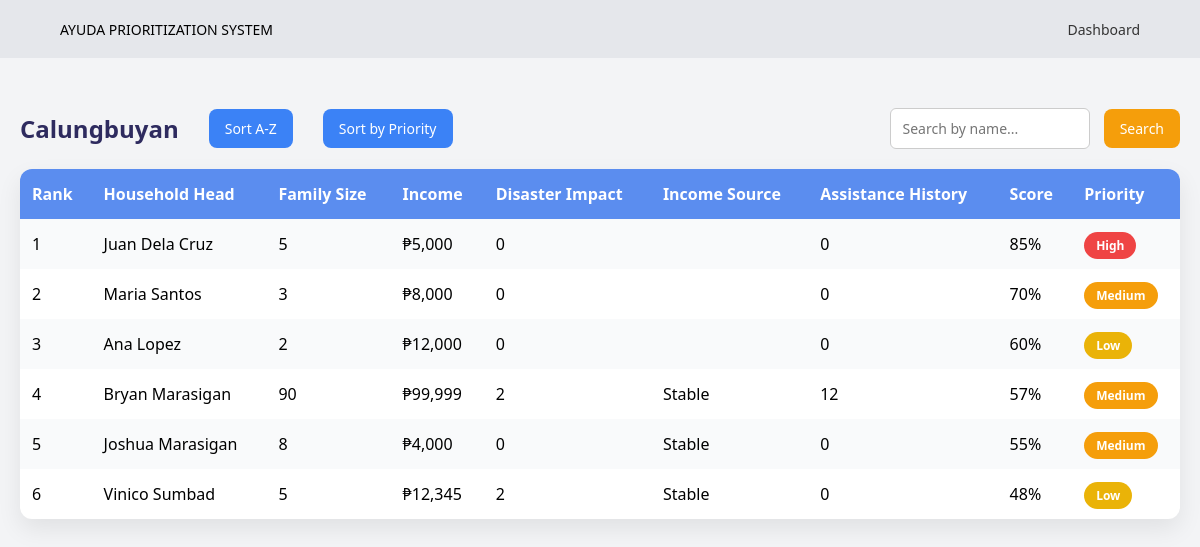
/samplehouseholds.php (signed in), run on the app's committed database.
### tables this page shows
CREATE TABLE `households` (
  `id` int(11) NOT NULL,
  `household_head` varchar(100) NOT NULL,
  `family_size` int(11) NOT NULL,
  `income` decimal(10,2) NOT NULL,
  `score` int(11) NOT NULL,
  `priority` varchar(20) NOT NULL,
  `created_at` timestamp NOT NULL DEFAULT current_timestamp(),
  `disaster_impact` int(11) NOT NULL,
  `income_source` varchar(50) NOT NULL,
  `assistance_history` int(11) NOT NULL,
  `barangay` varchar(100) NOT NULL DEFAULT 'Calungbuyan'
);

### samplehouseholds.php (the view, shortened to what this page needs)
<?php
$conn = mysqli_connect("localhost", "root", "", "ayuda_system");
if($_SESSION['role']=='MSWDO'){
    $barangay = $_GET['barangay'] ?? "Calungbuyan";
} else {
    $barangay = $_SESSION['barangay'];
}
$order = "score DESC";
$search="";
$search_query="";
$result=mysqli_query($conn,"
SELECT * FROM households h1
WHERE barangay='$barangay'
AND family_size BETWEEN 1 AND 99
AND income BETWEEN 2000 AND 100000
$search_query
AND id=(SELECT MAX(id) FROM households h2 WHERE h2.household_head=h1.household_head)
ORDER BY $order
");
?>
<!DOCTYPE html>
<html>
<head>
</head>
<body>
<div class="navbar">
<div class="logo">AYUDA PRIORITIZATION SYSTEM</div>
<nav>
<a href="<?php echo ($_SESSION['role']=='MSWDO')?'sampledashboard.php':'logout.php'; ?>"> <?php echo ($_SESSION['role']=='MSWDO')?'Dashboard':'Logout'; ?> </a>
</nav>
</div>
<div class="container">
<div class="top-bar">
<div class="left-side">
<h2 style="color:#2e2b5f;"><?php echo htmlspecialchars($barangay); ?></h2>
<a href="?barangay=<?php echo urlencode($barangay); ?>&sort=alpha" class="sort-btn">Sort A-Z</a>
<a href="?barangay=<?php echo urlencode($barangay); ?>&sort=priority" class="sort-btn">Sort by Priority</a>
</div>
<form method="GET">
<input type="text" name="search" class="search-input" placeholder="Search by name..." value="<?php echo htmlspecialchars($search); ?>">
<button type="submit" class="search-btn">Search</button>
</form>
</div>
<table>
<tr>
<th>Rank</th>
<th>Household Head</th>
<th>Family Size</th>
<th>Income</th>
<th>Disaster Impact</th>
<th>Income Source</th>
<th>Assistance History</th>
<th>Score</th>
<th>Priority</th>
</tr>
<?php
$rank=1;
while($row=mysqli_fetch_assoc($result)){
    $labelClass=($row['priority']=="High")?"label-red":(($row['priority']=="Medium")?"label-orange":"label-yellow");
    echo "<tr>
    <td>".$rank++."</td>
    <td>".htmlspecialchars($row['household_head'])."</td>
    <td>".$row['family_size']."</td>
    <td>₱".number_format($row['income'])."</td>
    <td>".$row['disaster_impact']."</td>
    <td>".$row['income_source']."</td>
    <td>".$row['assistance_history']."</td>
    <td>".round($row['score'],2)."%</td>
    <td><span class='label $labelClass'>".$row['priority']."</span></td>";
    echo "</tr>";
}
?>
</table>
</div>
</body>
</html>

### samplehouseholds.php (style rules this page uses)
* { margin:0;padding:0;box-sizing:border-box;font-family:'Segoe UI',sans-serif; }
body { background:#f3f4f6; }
.navbar { display:flex;justify-content:space-between;align-items:center;padding:18px 60px;background:#e5e7eb; }
.logo { font-size:14px;font-weight:500; }
.navbar nav a { text-decoration:none;margin-left:20px;color:#333;font-size:14px; }
.container { max-width:1200px;margin:50px auto;padding:0 20px; }
.add-btn,.sort-btn,.search-btn { display:inline-block;padding:10px 16px;border:none;border-radius:8px;color:white;text-decoration:none;font-size:14px; }
.sort-btn { background:#3b82f6;margin-left:10px; }
.search-btn { background:#f59e0b;margin-left:10px; }
.search-input { padding:10px 12px;border-radius:6px;border:1px solid #ccc;font-size:14px;width:200px;margin-left:10px; }
table { width:100%;border-collapse:collapse;background:white;border-radius:12px;overflow:hidden;margin-top:20px;box-shadow:0 10px 25px rgba(0,0,0,0.08); }
th,td { padding:14px 12px;text-align:left; }
th { background:#5b8def;color:white; }
tr:nth-child(even) { background:#f9fafb; }
.label { padding:5px 12px;border-radius:20px;color:white;font-size:12px;font-weight:600; }
.label-red { background:#ef4444; }
.label-orange { background:#f59e0b; }
.label-yellow { background:#eab308; }
.top-bar { display:flex;align-items:center;justify-content:space-between;margin-bottom:15px; }
.left-side { display:flex;align-items:center;gap:20px; }

### data on the page
households: household_head "Juan Dela Cruz", family_size "5", income "5,000", disaster_impact "0", assistance_history "0", score "85", priority "High"
households: household_head "Maria Santos", family_size "3", income "8,000", disaster_impact "0", assistance_history "0", score "70", priority "Medium"
households: household_head "Ana Lopez", family_size "2", income "12,000", disaster_impact "0", assistance_history "0", score "60", priority "Low"
households: household_head "Bryan Marasigan", family_size "90", income "99,999", disaster_impact "2", income_source "Stable", assistance_history "12", score "57", priority "Medium"
households: household_head "Joshua Marasigan", family_size "8", income "4,000", disaster_impact "0", income_source "Stable", assistance_history "0", score "55", priority "Medium"
households: household_head "Vinico Sumbad", family_size "5", income "12,345", disaster_impact "2", income_source "Stable", assistance_history "0", score "48", priority "Low"

### other printed values
$barangay "Calungbuyan"
